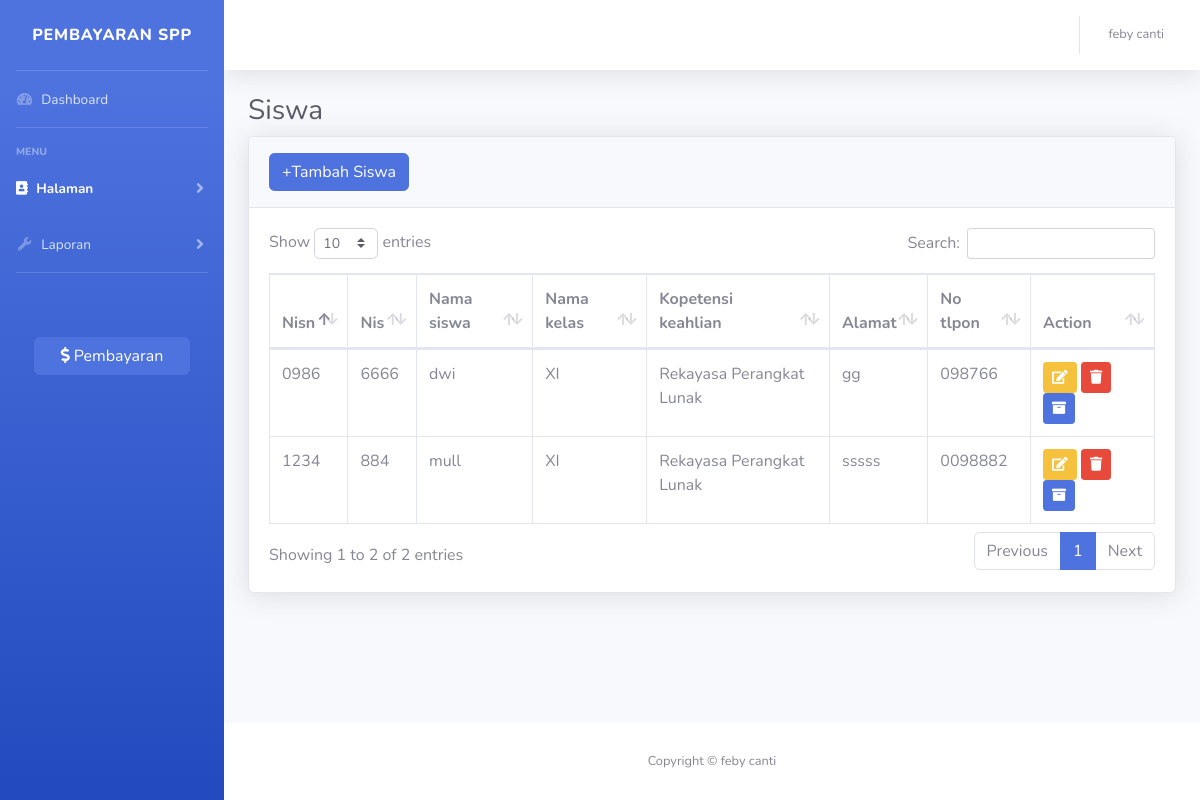
Screenshot of /index.php?page=siswa (signed in) with the database file from the repository.
### tables this page shows
CREATE TABLE `siswa` (
  `nisn` char(10) NOT NULL,
  `nis` char(8) NOT NULL,
  `nama_siswa` varchar(35) NOT NULL,
  `password` varchar(32) NOT NULL,
  `alamat` text NOT NULL,
  `no_tlpon` char(20) NOT NULL,
  `id_kelas` int(11) NOT NULL
);

CREATE TABLE `kelas` (
  `id_kelas` int(11) NOT NULL,
  `nama_kelas` varchar(10) NOT NULL,
  `kopetensi_keahlian` varchar(50) NOT NULL
);

### siswa.php (the view, shortened to what this page needs)
<h1 class="h3 mb-2 text-gray-800">Siswa</h1>
<div class="card shadow mb-4">
    <div class="card-header py-3">
        <?php
        if (!empty($_SESSION['user']['level']) && !empty($_SESSION['user']['level'] == 'admin')) {
        ?>
            <button type="button" class="btn btn-primary" data-toggle="modal" data-target="#tambahsiswa">
                +Tambah Siswa
            </button>
        <?php
        }
        ?>
    </div>
    <div class="card-body">
        <div class="table-responsive">
            <table class="table table-bordered" id="siswa" width="100%" cellspacing="0">
                <thead>
                    <tr>
                        <th>Nisn</th>
                        <th>Nis</th>
                        <th>Nama siswa</th>
                        <th>Nama kelas</th>
                        <th>Kopetensi keahlian</th>
                        <th>Alamat</th>
                        <th>No tlpon</th>
                        <th>Action</th>
                    </tr>
                </thead>
                <tbody>
                    <?php
                    $query = mysqli_query($koneksi, "SELECT * FROM siswa INNER JOIN kelas ON siswa.id_kelas=kelas.id_kelas");
                    while ($data = mysqli_fetch_array($query)) {
                    ?>
                        <tr>
                            <td><?php echo $data['nisn'] ?></td>
                            <td><?php echo $data['nis'] ?></td>
                            <td><?php echo $data['nama_siswa'] ?></td>
                            <td><?php echo $data['nama_kelas'] ?></td>
                            <td><?php echo $data['kopetensi_keahlian'] ?></td>
                            <td><?php echo $data['alamat'] ?></td>
                            <td><?php echo $data['no_tlpon'] ?></td>
                            <td width="14%">
                                <?php
                                if (!empty($_SESSION['user']['level']) && !empty($_SESSION['user']['level'] == 'admin')) {
                                ?>
                                    <button type="button" class="btn btn-warning btn-sm" data-toggle="modal" data-target="#editsiswa<?php echo $data['nisn'] ?>">
                                        <i class="fa fa-edit"></i>
                                    </button>
                                    <button type="button" class="btn btn-danger btn-sm" data-toggle="modal" data-target="#hapussiswa<?php echo $data['nisn'] ?>">
                                        <i class="fa fa-trash"></i>
                                    </button>
                                    <a href="?page=history&nisn=<?php echo $data['nisn'] ?>" class="btn btn-primary btn-sm"><i class="fa fa-archive"></i></a>
                                <?php
                                } else {
                                ?>
                                    <a href="?page=history&nisn=<?php echo $data['nisn'] ?>" class="btn btn-primary btn-sm"><i class="fa fa-archive"></i></a>
                                <?php
                                }
                                ?>
                            </td>
                        </tr>
                    <?php
                    }
                    ?>
                </tbody>
            </table>
        </div>
    </div>
</div>

### rows the page displays
siswa: nisn "0986", nis "6666", nama_siswa "dwi", id_kelas.nama_kelas "XI", id_kelas.kopetensi_keahlian "Rekayasa Perangkat Lunak", alamat "gg", no_tlpon "098766"
siswa: nisn "1234", nis "884", nama_siswa "mull", id_kelas.nama_kelas "XI", id_kelas.kopetensi_keahlian "Rekayasa Perangkat Lunak", alamat "sssss", no_tlpon "0098882"

### other values shown
$_SESSION['user']['nama_petugas'] "feby canti"
